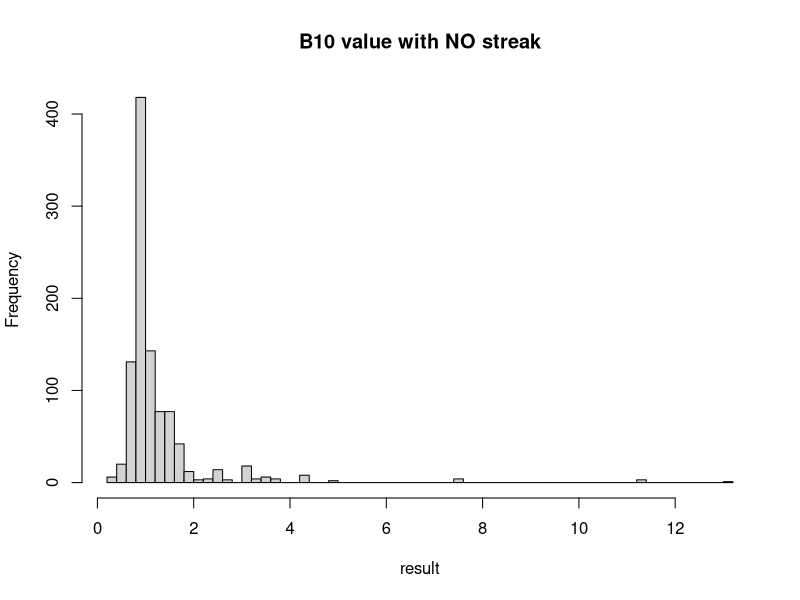

This chart was generated by the following R code:
#----------------------------------------------------------------------------#
#  M = integer
#  returns log(factorial(M))
#----------------------------------------------------------------------------#
f.logfac <- function(M){
  result <- ifelse(M==0,0,sum(log(c(1:M))))
  return(result)
}

#----------------------------------------------------------------------------#
# calculate (**) = [data | M1= 1-cut-point-model, C=c] for a specific cut point c
#  x = data vector, each value is 0 or 1
#  c = integer between 1 to length(x)-1
#  returns a numeric value 
#----------------------------------------------------------------------------#
f.likelihoodM1 <- function(x,c=1){
  if(length(x)==1){
    return(0)
  }else{
    result <- f.logfac(sum(x[1:c])) + f.logfac(c-sum(x[1:c])) + 
      f.logfac(sum(x[(c+1):length(x)])) + 
      f.logfac(length(x)-c-sum(x[(c+1):length(x)])) -
      f.logfac((c+1)) - 
      f.logfac(length(x)-c+1)
    
    return(exp(result))
  }
}

#----------------------------------------------------------------------------#
# calculate Bayes factor (B10)
#  x = data vector, each value is 0 or 1
#  returns a numeric value 
#----------------------------------------------------------------------------#
f.B10 <- function(x){
  if(length(x)==1){
    return(0)
  }else{
    LC <- rep(NA,(length(x)-1))
    for(c in 1:length(LC)){
      LC[c] <- f.likelihoodM1(x,c)
    }
    
    LM1 <- mean(LC)
    LM0 <- exp(f.logfac(sum(x)) + f.logfac(length(x)-sum(x)) - f.logfac(length(x)+1))
    return(LM1/LM0)
  }
}


#----------------------------------------------------------------------------#
# estimate break point C
# x = data vector, each value is 0 or 1
# returns a numeric value 
#----------------------------------------------------------------------------#
f.c <- function(x){
  LC <- rep(NA,(length(x)-1))
  for(c in 1:length(LC)){
    LC[c] <- f.likelihoodM1(x,c)
  }
  
  return(sum(LC*c(1:length(LC)))/sum(LC))
}


library(dplyr)

# data representing Phoenix Sun's win/lose record

mydata.string <- "0100001101"
mydata <- strsplit(mydata.string,'') %>% unlist() %>% as.numeric()
f.B10(mydata)


result <- rep(NA, 1000)

for(i in 1:1000){
  newdata <- sample(c(0,1),
                    size=length(mydata),
                    replace=T,
                    prob = c(mean(mydata==0), mean(mydata==1)))
  
  result[i] <- f.B10(newdata)
}

result
hist(result,nclass = 50, main="B10 value with NO streak")

# empirical p-value
(sum(result>f.B10(mydata)) + 1)/(1000 + 1)






tea <- c('T','T','T','T','M','M','M','M')
choice <- sample(tea,size=4,replace=F); choice

nsim<-10000
result <- rep(NA,nsim)
for(i in 1:nsim){
  choice<-sample(tea,size=4,replace=F)
  result[i]<-sum(choice=='T')
}
table(result)/10000

# 4 out of 4
(142 + 1) / (10000 + 1)
# p-value is 0.014
# conclusion: reject null; she can tell the difference

# 3 out of 4
(2251 +142+ 1)/(10000+1)
# p-value is 0.24
# conclusion: fail to reject null; she might be guessing
